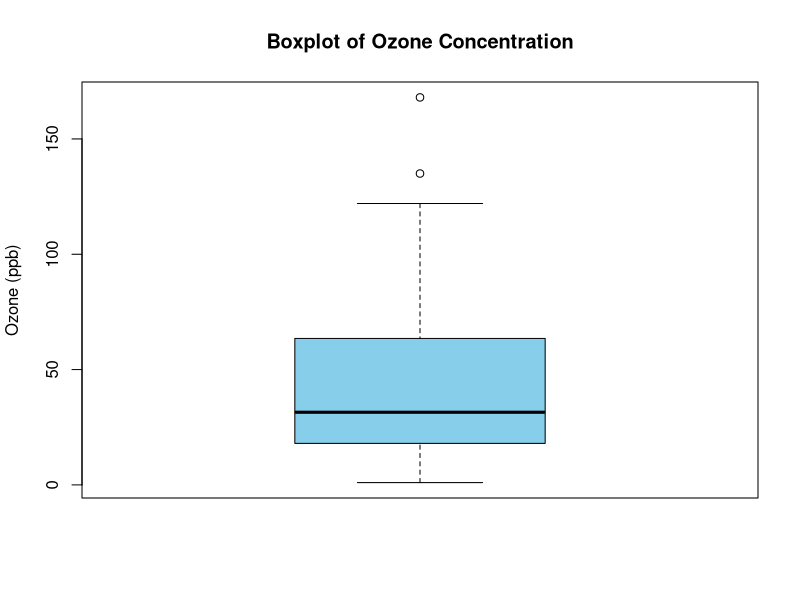
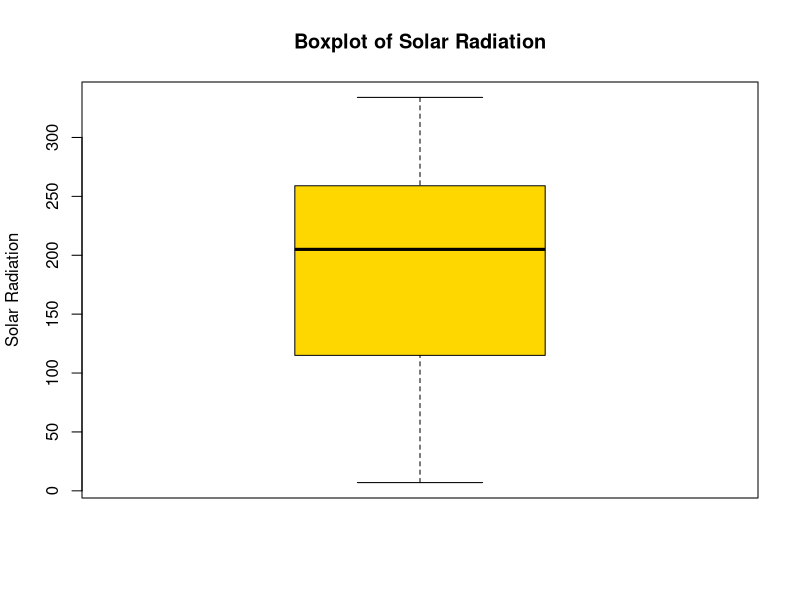
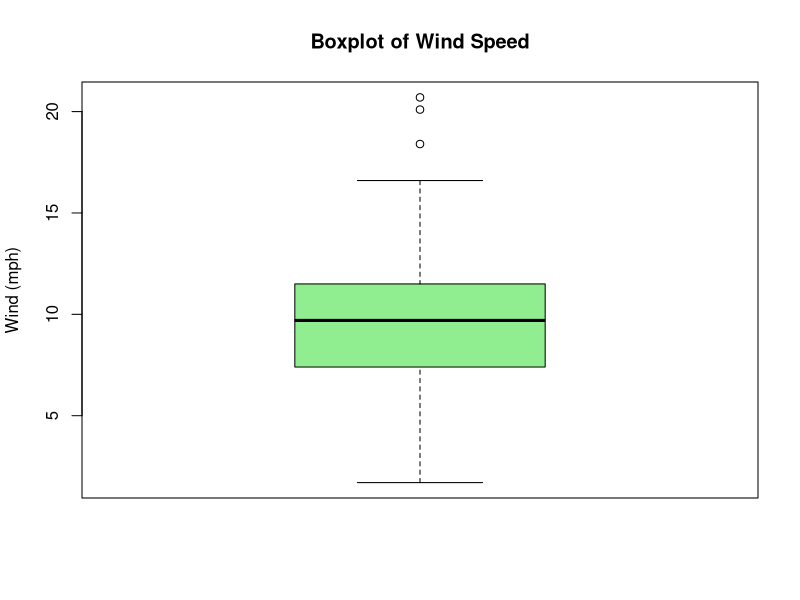
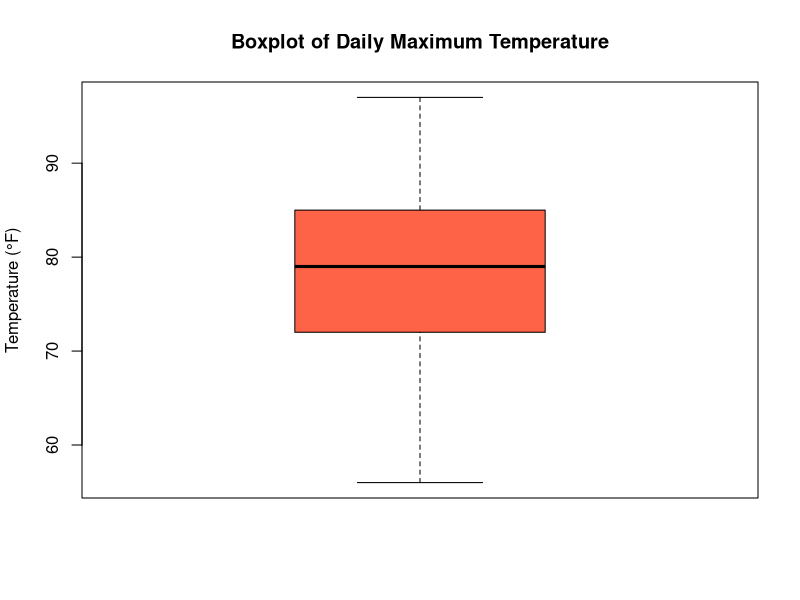

Reproduce these figures in R, in order.
# Load the dataset 
data("airquality") 
# 1. Boxplot of Ozone 
boxplot(airquality$Ozone, 
main = "Boxplot of Ozone Concentration", 
ylab = "Ozone (ppb)", 
col = "skyblue") 
# 2. Boxplot of Solar Radiation 
boxplot(airquality$Solar.R, 
main = "Boxplot of Solar Radiation", 
ylab = "Solar Radiation", 
col = "gold") 
# 3. Boxplot of Wind Speed 
boxplot(airquality$Wind, 
main = "Boxplot of Wind Speed", 
ylab = "Wind (mph)", 
col = "lightgreen") 
# 4. Boxplot of Temperature 
boxplot(airquality$Temp, 
main = "Boxplot of Daily Maximum Temperature", 
ylab = "Temperature (°F)", 
col = "tomato") 
